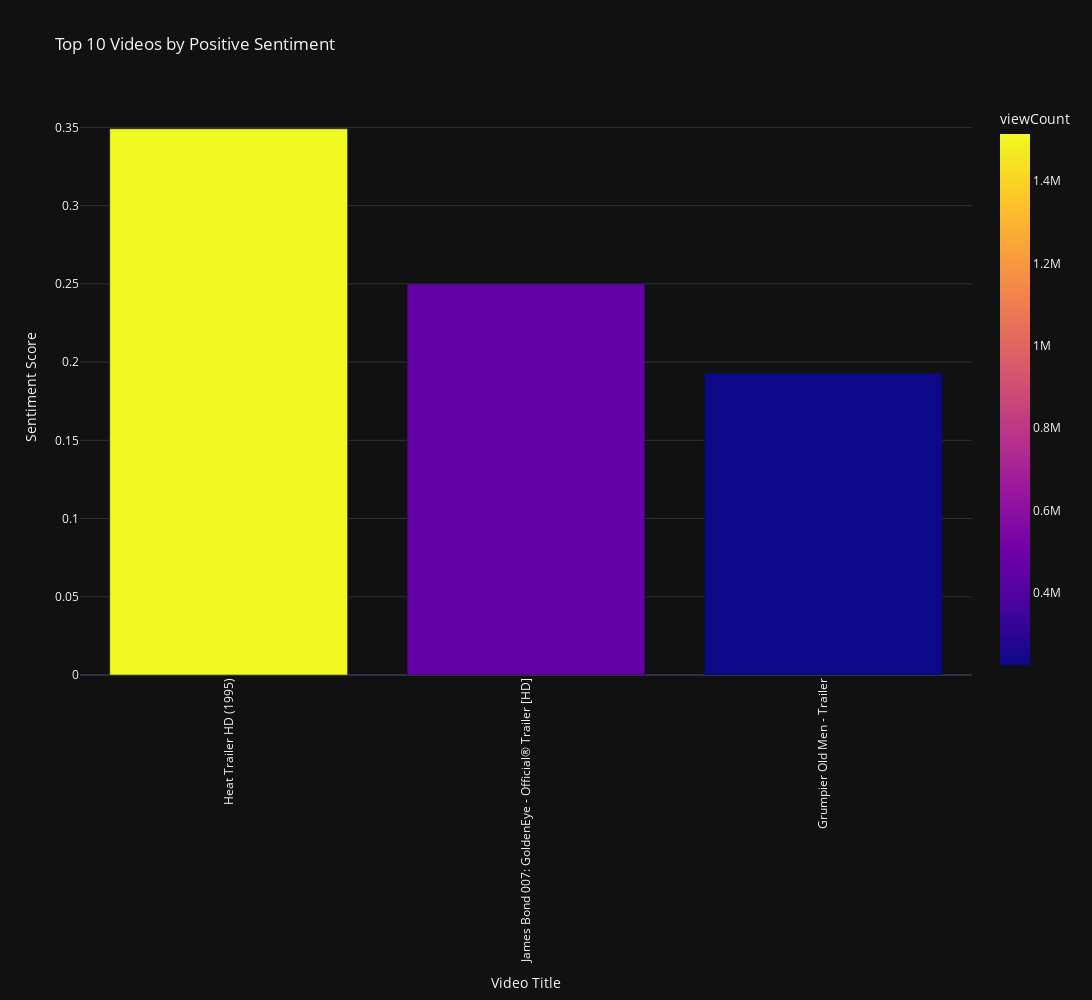

Notebook code cell kept with this figure:
### Markdown cell above
### Top 10 Videos by Positive Sentiment

### Code cell
# Bar Chart for Top 10 Videos with Highest Sentiment Scores.
fig = px.bar(
    top_10_sentiment,
    x = 'title',
    y = 'sentimentScore',
    color = 'viewCount',
    title = 'Top 10 Videos by Positive Sentiment',
    labels = { 'title' : 'Video Title', 'sentimentScore' : 'Sentiment Score' },
    width = width,
    height = height,
    template = template
)
fig.update_layout(xaxis_tickangle = xaxis_tickangle)
fig.show()

### Figure 1 — Plotly figure (JSON) as saved in the notebook; plotly's stock layout.template omitted (floating-point values rounded to 4 significant figures)
{"data": [{"alignmentgroup": "True", "hovertemplate": "Video Title=%{x}<br>Sentiment Score=%{y}<br>viewCount=%{marker.color}<extra></extra>", "legendgroup": "", "marker": {"color": [1514080, 462654, 224746], "coloraxis": "coloraxis", "pattern": {"shape": ""}}, "name": "", "offsetgroup": "", "orientation": "v", "showlegend": false, "textposition": "auto", "type": "bar", "x": ["Heat Trailer HD (1995)", "James Bond 007: GoldenEye - Official® Trailer [HD]", "Grumpier Old Men - Trailer"], "xaxis": "x", "y": [0.3491, 0.25, 0.1928], "yaxis": "y"}], "layout": {"barmode": "relative", "coloraxis": {"colorbar": {"title": {"text": "viewCount"}}, "colorscale": [[0, "#0d0887"], [0.1111, "#46039f"], [0.2222, "#7201a8"], [0.3333, "#9c179e"], [0.4444, "#bd3786"], [0.5556, "#d8576b"], [0.6667, "#ed7953"], [0.7778, "#fb9f3a"], [0.8889, "#fdca26"], [1, "#f0f921"]]}, "height": 1000, "legend": {"tracegroupgap": 0}, "title": {"text": "Top 10 Videos by Positive Sentiment"}, "width": 1600, "xaxis": {"anchor": "y", "domain": [0, 1], "tickangle": -90, "title": {"text": "Video Title"}}, "yaxis": {"anchor": "x", "domain": [0, 1], "title": {"text": "Sentiment Score"}}}}
